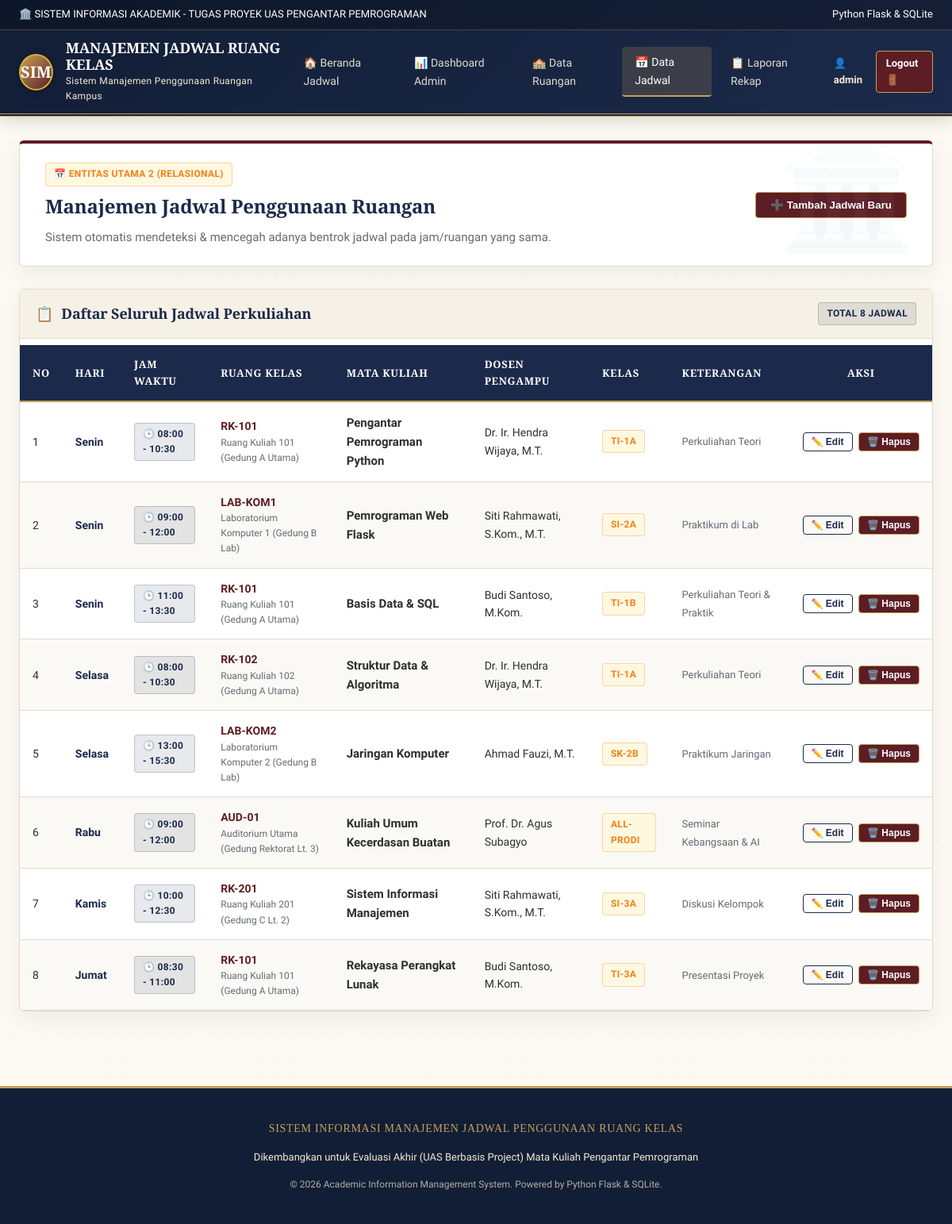
/admin/jadwal (signed in), run on an earlier commit of the app's database.
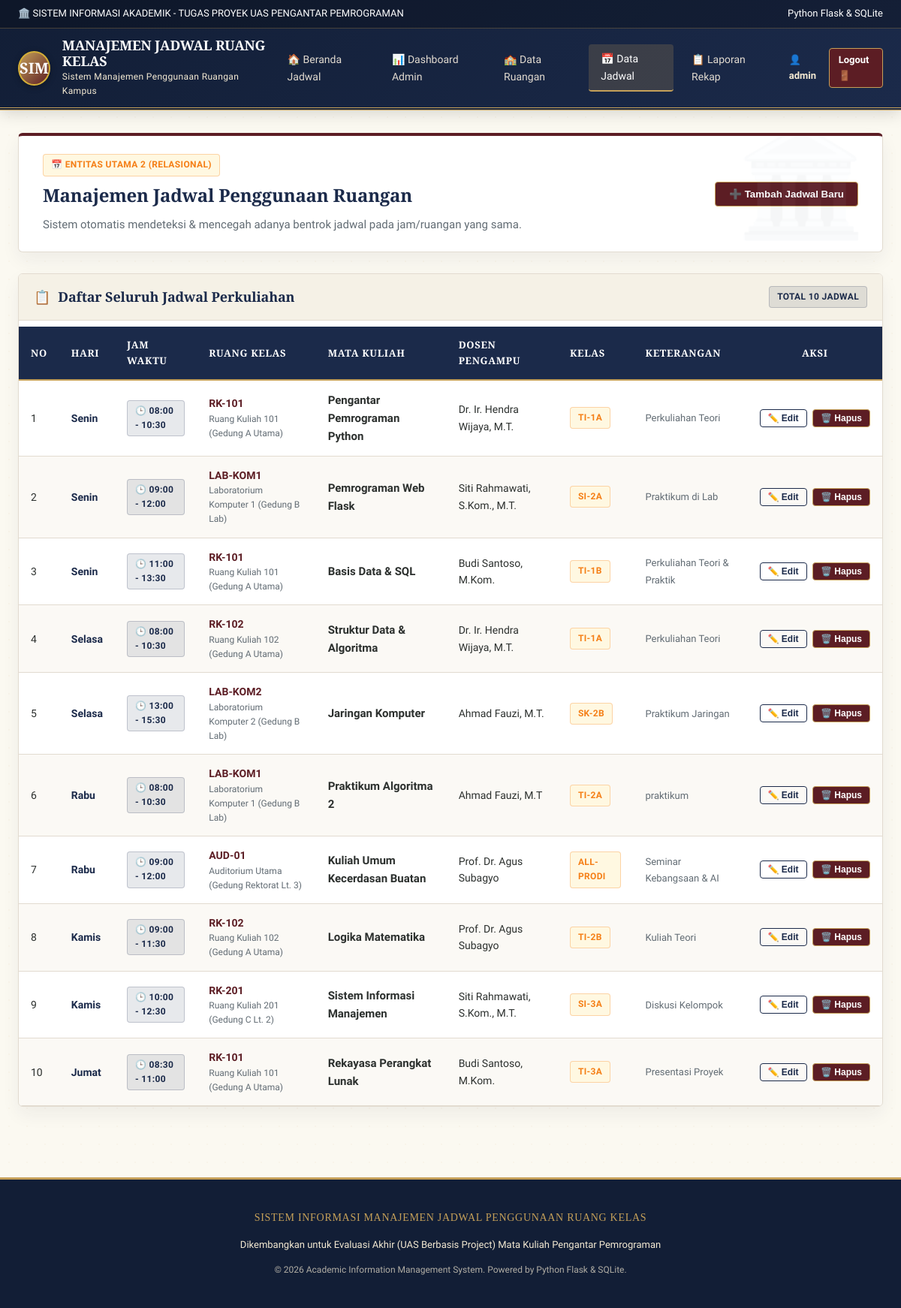
And on a later commit of the database.
### tables this page shows
CREATE TABLE jadwal (
            id INTEGER PRIMARY KEY AUTOINCREMENT,
            ruang_id INTEGER NOT NULL,
            mata_kuliah TEXT NOT NULL,
            dosen TEXT NOT NULL,
            hari TEXT NOT NULL,
            jam_mulai TEXT NOT NULL,
            jam_selesai TEXT NOT NULL,
            kelas TEXT NOT NULL,
            keterangan TEXT,
            created_at TIMESTAMP DEFAULT CURRENT_TIMESTAMP,
            FOREIGN KEY (ruang_id) REFERENCES ruang (id) ON DELETE CASCADE
        );

CREATE TABLE ruang (
            id INTEGER PRIMARY KEY AUTOINCREMENT,
            kode_ruang TEXT UNIQUE NOT NULL,
            nama_ruang TEXT NOT NULL,
            gedung TEXT NOT NULL,
            kapasitas INTEGER NOT NULL,
            fasilitas TEXT,
            status TEXT DEFAULT 'Tersedia'
        );

### app.py (the view)
@app.route('/admin/jadwal')
@login_required
def jadwal_list():
    conn = get_db_connection()
    cursor = conn.cursor()
    cursor.execute('''
        SELECT j.*, r.kode_ruang, r.nama_ruang, r.gedung
        FROM jadwal j
        JOIN ruang r ON j.ruang_id = r.id
        ORDER BY CASE j.hari WHEN "Senin" THEN 1 WHEN "Selasa" THEN 2 WHEN "Rabu" THEN 3 WHEN "Kamis" THEN 4 WHEN "Jumat" THEN 5 WHEN "Sabtu" THEN 6 ELSE 7 END, j.jam_mulai ASC
    ''')
    jadwal_data = cursor.fetchall()
    cursor.execute('SELECT * FROM ruang WHERE status = "Tersedia" ORDER BY kode_ruang ASC')
    ruang_options = cursor.fetchall()
    conn.close()
    days = ['Senin', 'Selasa', 'Rabu', 'Kamis', 'Jumat', 'Sabtu', 'Minggu']
    return render_template('jadwal.html', jadwal_data=jadwal_data, ruang_options=ruang_options, days=days)

### app.py (called while the page is built)
def login_required(f):
    @wraps(f)
    def decorated_function(*args, **kwargs):
        if 'user_id' not in session:
            flash('Silakan login terlebih dahulu untuk mengakses halaman admin.', 'warning')
            return redirect(url_for('login', next=request.url))
        return f(*args, **kwargs)
    return decorated_function

### database.py (called while the page is built)
def ensure_db_file():
    if os.environ.get('VERCEL') or os.environ.get('VERCEL_ENV'):
        if not os.path.exists(DATABASE_NAME):
            base_db = os.path.join(os.path.dirname(__file__), 'database.db')
            if os.path.exists(base_db):
                shutil.copy(base_db, DATABASE_NAME)

def get_db_connection():
    ensure_db_file()
    conn = sqlite3.connect(DATABASE_NAME)
    conn.row_factory = sqlite3.Row
    conn.execute("PRAGMA foreign_keys = ON")
    return conn

### templates/jadwal.html (shortened to what this page needs)
{% extends "base.html" %}
{% block content %}
<div class="hero-academic" style="padding: 24px 32px; border-top-color: var(--primary-burgundy);">
    <div style="display: flex; justify-content: space-between; align-items: center; flex-wrap: wrap; gap: 16px;">
        <div>
            <span class="badge-academic badge-warning" style="margin-bottom: 6px;">📅 Entitas Utama 2 (Relasional)</span>
            <h1 class="hero-title" style="font-size: 24px;">Manajemen Jadwal Penggunaan Ruangan</h1>
            <p class="hero-subtitle">Sistem otomatis mendeteksi &amp; mencegah adanya bentrok jadwal pada jam/ruangan yang sama.</p>
        </div>
        <button onclick="openModal('modalTambahJadwal')" class="btn-classic-burgundy">
            <span>➕ Tambah Jadwal Baru</span>
        </button>
    </div>
</div>
<div class="classic-card">
    <div class="card-header-classic">
        <h2><span>📋</span> Daftar Seluruh Jadwal Perkuliahan</h2>
        <span class="badge-academic badge-navy">Total {{ jadwal_data|length }} Jadwal</span>
    </div>
    <div class="card-body-classic" style="padding: 0;">
        {% if jadwal_data %}
            <div class="table-responsive">
                <table class="table-classic">
                    <thead>
                        <tr>
                            <th>No</th>
                            <th>Hari</th>
                            <th>Jam Waktu</th>
                            <th>Ruang Kelas</th>
                            <th>Mata Kuliah</th>
                            <th>Dosen Pengampu</th>
                            <th>Kelas</th>
                            <th>Keterangan</th>
                            <th style="text-align: center;">Aksi</th>
                        </tr>
                    </thead>
                    <tbody>
                        {% for j in jadwal_data %}
                            <tr>
                                <td>{{ loop.index }}</td>
                                <td><strong style="color: var(--primary-navy);">{{ j.hari }}</strong></td>
                                <td>
                                    <span class="badge-academic badge-navy">
                                        🕒 {{ j.jam_mulai }} - {{ j.jam_selesai }}
                                    </span>
                                </td>
                                <td>
                                    <strong style="color: var(--primary-burgundy);">{{ j.kode_ruang }}</strong>
                                    <div style="font-size: 12px; color: var(--text-muted);">{{ j.nama_ruang }} ({{ j.gedung }})</div>
                                </td>
                                <td><strong style="font-size: 15px;">{{ j.mata_kuliah }}</strong></td>
                                <td>{{ j.dosen }}</td>
                                <td><span class="badge-academic badge-warning">{{ j.kelas }}</span></td>
                                <td><span style="font-size: 13px; color: var(--text-muted);">{{ j.keterangan or '-' }}</span></td>
                                <td style="text-align: center; white-space: nowrap;">
                                    <button onclick="openModal('modalEditJadwal{{ j.id }}')" class="btn-classic-outline" style="padding: 4px 10px; font-size: 12px; margin-right: 4px;">
                                        ✏️ Edit
                                    </button>
                                    <form method="POST" action="{{ url_for('jadwal_hapus', id=j.id) }}" style="display: inline;" onsubmit="return confirm('Hapus jadwal perkuliahan {{ j.mata_kuliah }}?');">
                                        <button type="submit" class="btn-classic-burgundy" style="padding: 4px 10px; font-size: 12px;">
                                            🗑️ Hapus
                                        </button>
                                    </form>
                                </td>
                            </tr>
                        {% endfor %}
                    </tbody>
                </table>
            </div>
        {% else %}
            <div style="padding: 40px; text-align: center; color: var(--text-muted);">
                Belum ada jadwal perkuliahan terdaftar. Klik <strong>"+ Tambah Jadwal Baru"</strong> untuk memasukkan jadwal.
            </div>
        {% endif %}
    </div>
</div>
{% endblock %}

### templates/base.html (shortened to what this page needs)
<!DOCTYPE html>
<html lang="id">
<head>
    <link rel="stylesheet" href="{{ url_for('static', filename='css/style.css') }}">
</head>
<body>
    <header class="academic-header">
        <div class="header-top-bar">
            <div class="header-container" style="padding-top:2px; padding-bottom:2px;">
                <span>🏛️ SISTEM INFORMASI AKADEMIK - TUGAS PROYEK UAS PENGANTAR PEMROGRAMAN</span>
                <span>Python Flask &amp; SQLite</span>
            </div>
        </div>
        <div class="header-container">
            <a href="{{ url_for('index') }}" class="brand-wrapper">
                <div class="brand-emblem">SIM</div>
                <div class="brand-text">
                    <h1>MANAJEMEN JADWAL RUANG KELAS</h1>
                    <p>Sistem Manajemen Penggunaan Ruangan Kampus</p>
                </div>
            </a>
            <nav class="nav-classic">
                <a href="{{ url_for('index') }}" class="nav-link-item {% if request.endpoint == 'index' %}active{% endif %}">
                    <span>🏠 Beranda Jadwal</span>
                </a>
                {% if session.get('user_id') %}
                    <a href="{{ url_for('dashboard') }}" class="nav-link-item {% if request.endpoint == 'dashboard' %}active{% endif %}">
                        <span>📊 Dashboard Admin</span>
                    </a>
                    <a href="{{ url_for('ruang_list') }}" class="nav-link-item {% if request.endpoint == 'ruang_list' %}active{% endif %}">
                        <span>🏫 Data Ruangan</span>
                    </a>
                    <a href="{{ url_for('jadwal_list') }}" class="nav-link-item {% if request.endpoint == 'jadwal_list' %}active{% endif %}">
                        <span>📅 Data Jadwal</span>
                    </a>
                    <a href="{{ url_for('laporan') }}" class="nav-link-item {% if request.endpoint == 'laporan' %}active{% endif %}">
                        <span>📋 Laporan Rekap</span>
                    </a>
                    <div style="margin-left: 12px; display: flex; align-items: center; gap: 10px;">
                        <span style="font-size: 13px; color: var(--accent-gold-light);">👤 <strong>{{ session.get('username') }}</strong></span>
                        <a href="{{ url_for('logout') }}" class="btn-classic-burgundy" style="padding: 5px 12px; font-size: 13px;">Logout 🚪</a>
                    </div>
                {% else %}
                    <a href="{{ url_for('login') }}" class="btn-classic-gold" style="margin-left: 12px;">
                        <span>🔐 Login Admin</span>
                    </a>
                {% endif %}
            </nav>
        </div>
    </header>
    <main class="main-wrapper">
        {% block content %}{% endblock %}
    </main>
    <footer>
        <div class="header-container" style="flex-direction: column; gap: 6px;">
            <p class="title-academic" style="font-size: 14px; color: var(--accent-gold);">Sistem Informasi Manajemen Jadwal Penggunaan Ruang Kelas</p>
            <p>Dikembangkan untuk Evaluasi Akhir (UAS Berbasis Project) Mata Kuliah Pengantar Pemrograman</p>
            <p style="opacity: 0.7; font-size: 12px;">&copy; 2026 Academic Information Management System. Powered by Python Flask &amp; SQLite.</p>
        </div>
    </footer>
</body>
</html>

What changed in the data, as far as the page shows it:
added jadwal: hari "Rabu", jam_mulai "08:00", jam_selesai "10:30", kode_ruang "LAB-KOM1", nama_ruang "Laboratorium Komputer 1", gedung "Gedung B Lab", mata_kuliah "Praktikum Algoritma 2", dosen "Ahmad Fauzi, M.T", kelas "TI-2A", keterangan "praktikum"
added jadwal: hari "Kamis", jam_mulai "09:00", jam_selesai "11:30", kode_ruang "RK-102", nama_ruang "Ruang Kuliah 102", gedung "Gedung A Utama", mata_kuliah "Logika Matematika", dosen "Prof. Dr. Agus Subagyo", kelas "TI-2B", keterangan "Kuliah Teori"
Also different on the page:
{{ jadwal_data|length }}: "8" → "10"
